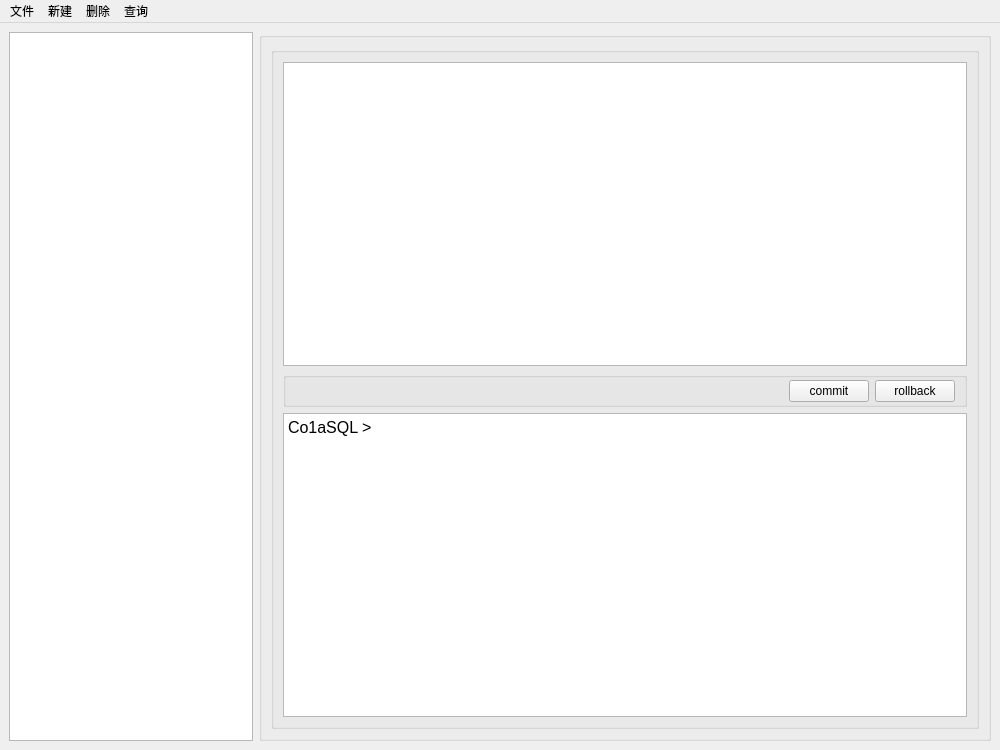
<?xml version="1.0" encoding="UTF-8"?>
<ui version="4.0">
 <class>MainWindow</class>
 <widget class="QMainWindow" name="MainWindow">
  <property name="geometry">
   <rect>
    <x>0</x>
    <y>0</y>
    <width>1000</width>
    <height>750</height>
   </rect>
  </property>
  <property name="minimumSize">
   <size>
    <width>1000</width>
    <height>750</height>
   </size>
  </property>
  <property name="maximumSize">
   <size>
    <width>1000</width>
    <height>750</height>
   </size>
  </property>
  <property name="windowTitle">
   <string>MainWindow</string>
  </property>
  <widget class="QWidget" name="centralwidget">
   <layout class="QGridLayout" name="gridLayout_3" columnstretch="1,3">
    <item row="0" column="0">
     <widget class="QTreeView" name="treeView">
      <property name="editTriggers">
       <set>QAbstractItemView::NoEditTriggers</set>
      </property>
     </widget>
    </item>
    <item row="0" column="1">
     <widget class="QGroupBox" name="groupBox_2">
      <property name="title">
       <string/>
      </property>
      <layout class="QGridLayout" name="gridLayout_2" rowstretch="5">
       <item row="0" column="1">
        <widget class="QGroupBox" name="groupBox">
         <property name="title">
          <string/>
         </property>
         <layout class="QGridLayout" name="gridLayout">
          <item row="0" column="1">
           <widget class="QTableView" name="tableView"/>
          </item>
          <item row="2" column="1">
           <widget class="QTextEdit" name="textEdit_code">
            <property name="font">
             <font>
              <pointsize>12</pointsize>
             </font>
            </property>
            <property name="html">
             <string>&lt;!DOCTYPE HTML PUBLIC &quot;-//W3C//DTD HTML 4.0//EN&quot; &quot;http://www.w3.org/TR/REC-html40/strict.dtd&quot;&gt;
&lt;html&gt;&lt;head&gt;&lt;meta name=&quot;qrichtext&quot; content=&quot;1&quot; /&gt;&lt;style type=&quot;text/css&quot;&gt;
p, li { white-space: pre-wrap; }
&lt;/style&gt;&lt;/head&gt;&lt;body style=&quot; font-family:'SimSun'; font-size:12pt; font-weight:400; font-style:normal;&quot;&gt;
&lt;p style=&quot; margin-top:0px; margin-bottom:0px; margin-left:0px; margin-right:0px; -qt-block-indent:0; text-indent:0px;&quot;&gt;Co1aSQL &amp;gt; &lt;/p&gt;&lt;/body&gt;&lt;/html&gt;</string>
            </property>
           </widget>
          </item>
          <item row="1" column="1">
           <widget class="QGroupBox" name="groupBox_3">
            <property name="title">
             <string/>
            </property>
            <layout class="QGridLayout" name="gridLayout_4">
             <property name="topMargin">
              <number>2</number>
             </property>
             <property name="bottomMargin">
              <number>2</number>
             </property>
             <item row="0" column="1">
              <widget class="QPushButton" name="btn_commit">
               <property name="text">
                <string>commit</string>
               </property>
              </widget>
             </item>
             <item row="0" column="2">
              <widget class="QPushButton" name="btn_rollback">
               <property name="text">
                <string>rollback</string>
               </property>
              </widget>
             </item>
             <item row="0" column="0">
              <spacer name="horizontalSpacer">
               <property name="orientation">
                <enum>Qt::Horizontal</enum>
               </property>
               <property name="sizeHint" stdset="0">
                <size>
                 <width>40</width>
                 <height>20</height>
                </size>
               </property>
              </spacer>
             </item>
            </layout>
           </widget>
          </item>
         </layout>
        </widget>
       </item>
      </layout>
     </widget>
    </item>
   </layout>
  </widget>
  <widget class="QMenuBar" name="menuBar">
   <property name="geometry">
    <rect>
     <x>0</x>
     <y>0</y>
     <width>1000</width>
     <height>21</height>
    </rect>
   </property>
   <widget class="QMenu" name="menu_create">
    <property name="title">
     <string>新建</string>
    </property>
    <addaction name="btn_create_database"/>
    <addaction name="btn_create_table"/>
    <addaction name="btn_create_field"/>
    <addaction name="btn_create_record"/>
   </widget>
   <widget class="QMenu" name="menu_delete">
    <property name="title">
     <string>删除</string>
    </property>
    <addaction name="btn_delete_database"/>
    <addaction name="btn_delete_table"/>
    <addaction name="btn_delete_field"/>
    <addaction name="btn_delete_record"/>
   </widget>
   <widget class="QMenu" name="menu_query">
    <property name="title">
     <string>查询</string>
    </property>
    <addaction name="btn_new_select"/>
   </widget>
   <widget class="QMenu" name="menu">
    <property name="title">
     <string>文件</string>
    </property>
    <addaction name="btn_save"/>
    <addaction name="btn__load"/>
   </widget>
   <addaction name="menu"/>
   <addaction name="menu_create"/>
   <addaction name="menu_delete"/>
   <addaction name="menu_query"/>
  </widget>
  <action name="actiontable">
   <property name="text">
    <string>table</string>
   </property>
  </action>
  <action name="actionrow">
   <property name="text">
    <string>row</string>
   </property>
  </action>
  <action name="action">
   <property name="text">
    <string>表</string>
   </property>
  </action>
  <action name="btn_create_table">
   <property name="text">
    <string>新建表</string>
   </property>
  </action>
  <action name="btn_create_record">
   <property name="text">
    <string>新建记录</string>
   </property>
  </action>
  <action name="btn_create_field">
   <property name="text">
    <string>新建字段</string>
   </property>
  </action>
  <action name="btn_create_database">
   <property name="text">
    <string>新建数据库</string>
   </property>
  </action>
  <action name="btn_delete_database">
   <property name="text">
    <string>删除数据库</string>
   </property>
  </action>
  <action name="btn_delete_table">
   <property name="text">
    <string>删除表</string>
   </property>
  </action>
  <action name="btn_new_select">
   <property name="text">
    <string>新建查询</string>
   </property>
  </action>
  <action name="btn_save">
   <property name="text">
    <string>保存</string>
   </property>
  </action>
  <action name="btn__load">
   <property name="text">
    <string>加载</string>
   </property>
  </action>
  <action name="btn_delete_field">
   <property name="text">
    <string>删除所选字段</string>
   </property>
  </action>
  <action name="btn_delete_record">
   <property name="text">
    <string>删除所选记录</string>
   </property>
  </action>
 </widget>
 <resources/>
 <connections/>
</ui>
